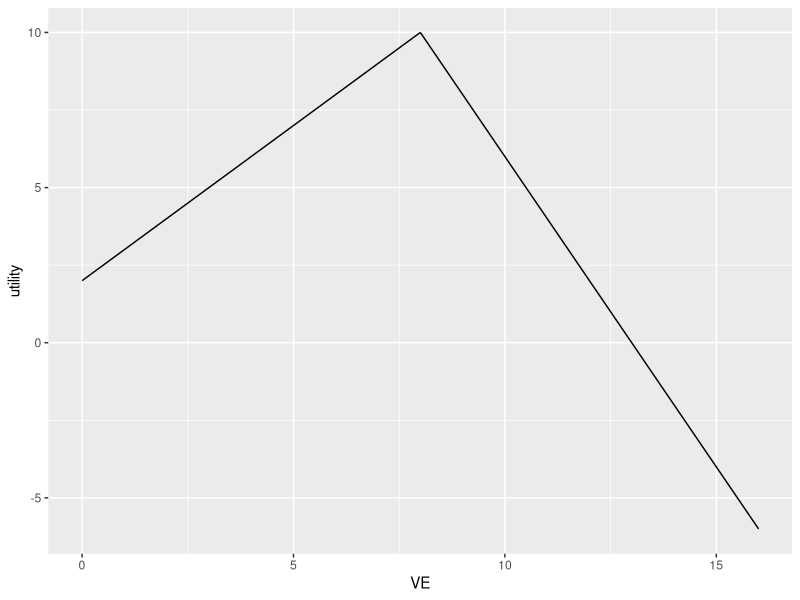
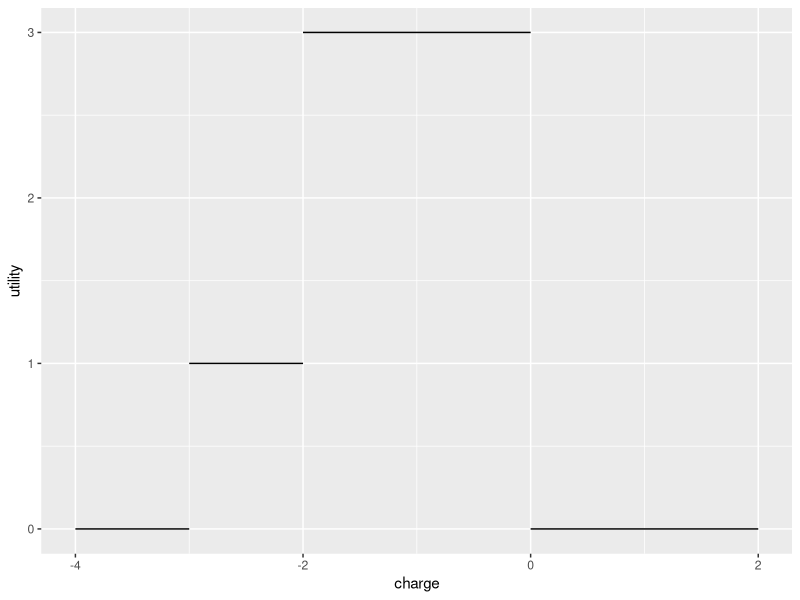

Write the R code that produced these figures, in order.
require(ggplot2)

# octet
fun.1 <- function(x) 10+2*(8 - x)
fun.2 <- function(x) 10-1*(8 - x)

p <- ggplot(data = data.frame(x = 0), mapping = aes(x = x))

p + stat_function(fun = fun.1, xlim = c(8,16))  + stat_function(fun = fun.2, xlim = c(0,8)) + xlim(0,16) +
  ylab("utility") +
  xlab("VE")

# charge
fun.1 <- function(x) 0
fun.2 <- function(x) 3
fun.3 <- function(x) 1
fun.4 <- function(x) 0

p <- ggplot(data = data.frame(x = 0), mapping = aes(x = x))

p + stat_function(fun = fun.1, xlim = c(0,2))  +
  stat_function(fun = fun.2, xlim = c(-2,0)) +
  stat_function(fun = fun.3, xlim = c(-3,-2)) +
  stat_function(fun = fun.4, xlim = c(-4,-3)) +
  xlim(-4,2) +
  ylab("utility") +
  xlab("charge")




